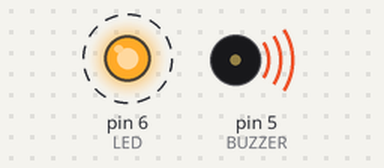
Recording of a sketch running on a simulated Arduino Uno, built with avr-gcc and run on an emulated ATmega328P. Parts: output pins drawn as LEDs (lit = HIGH), buzzer (waves = sounding). Dashed ring = blinking.

Above: at 0.2 s.
Timing chart, 0 to 3.0 s (numbered marks = the images above):
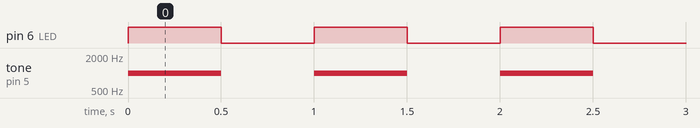

Measured:
- by itself, pin 6 (LED): alternates HIGH for 0.50 s and LOW for 0.50 s
- by itself, tone on pin 5 (BUZZER): alternates 1000 Hz for 0.50 s and silent for 0.50 s

The sketch:

Buzzer_LED.ino
```cpp
#define BUZZER 5
#define LED 6

void setup() {
  // put your setup code here, to run once:
  pinMode(BUZZER,OUTPUT);
  pinMode(LED,OUTPUT);
}

void loop() {
  // put your main code here, to run repeatedly:
  tone(BUZZER,1000);
  digitalWrite(LED,HIGH);
  delay(500);

  noTone(BUZZER);
  digitalWrite(LED,LOW);
  delay(500);
}
```
